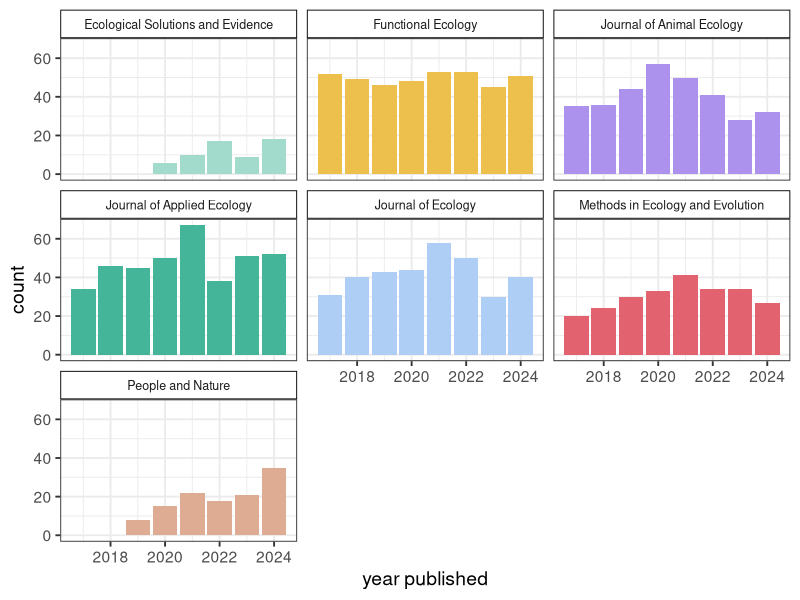
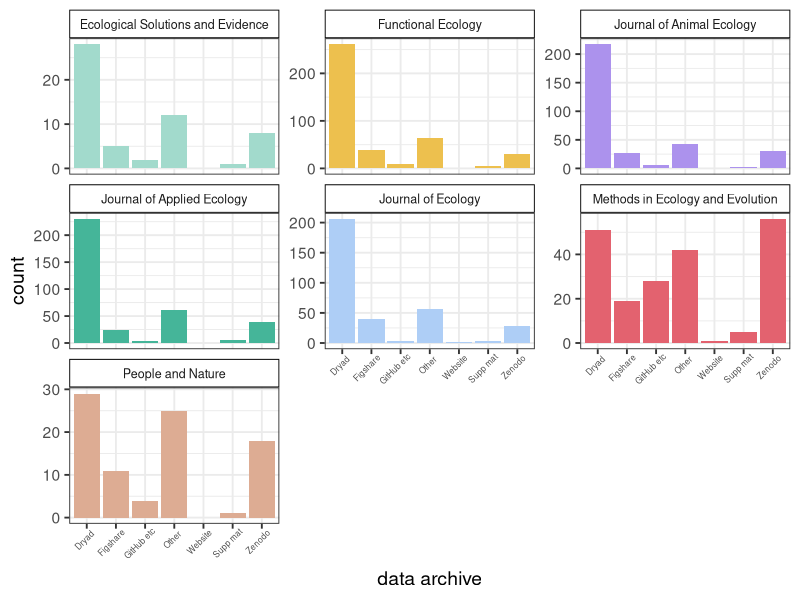
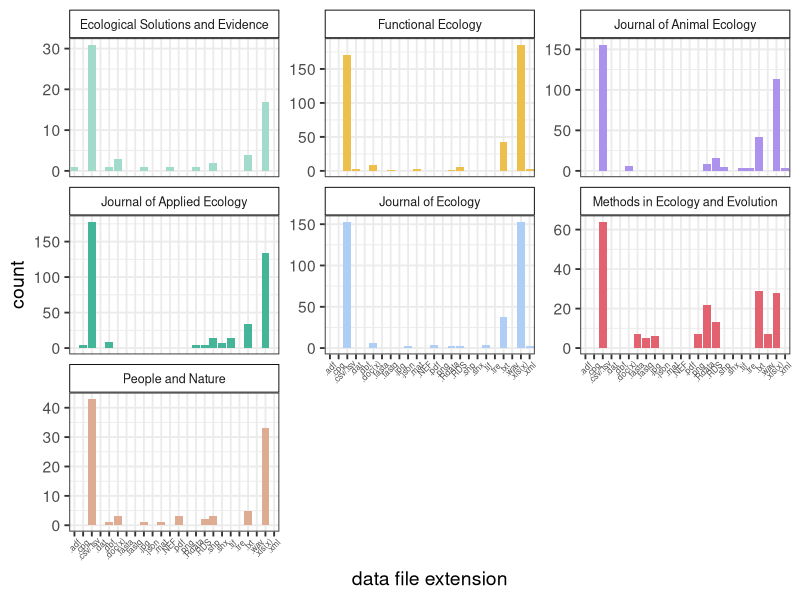
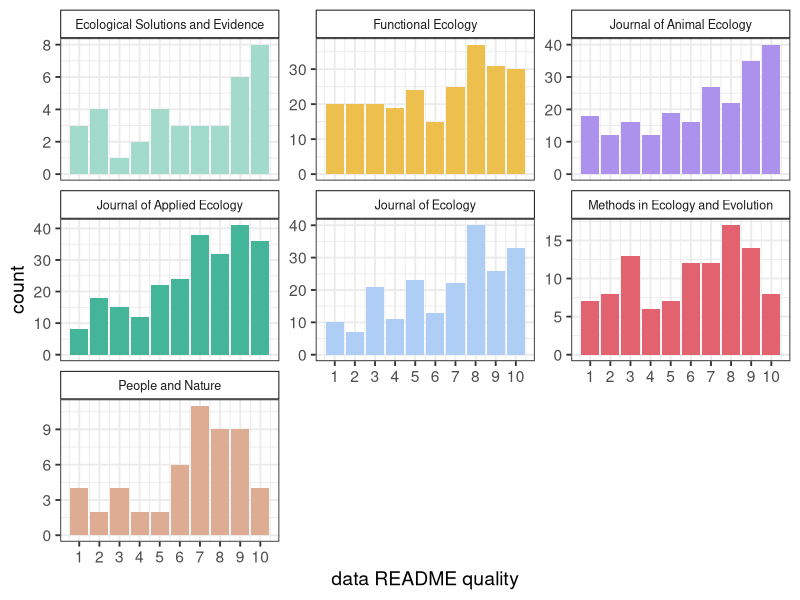
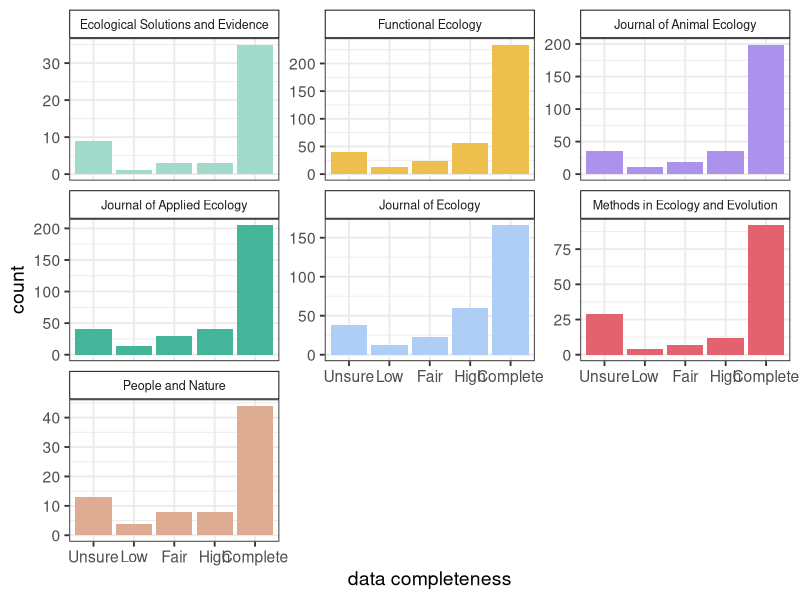
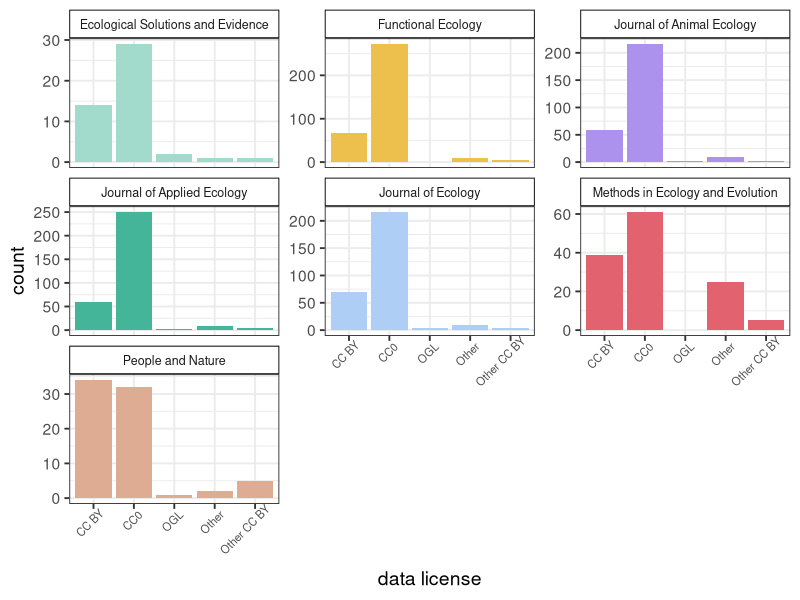
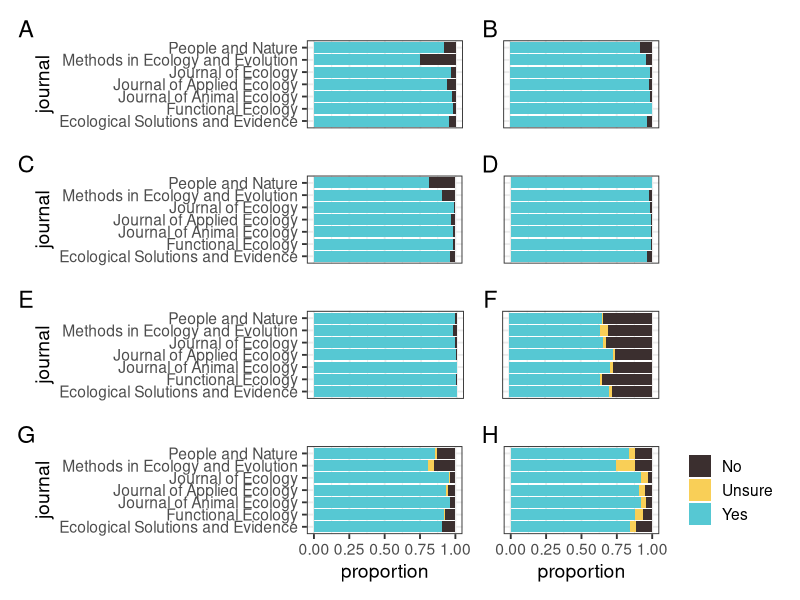
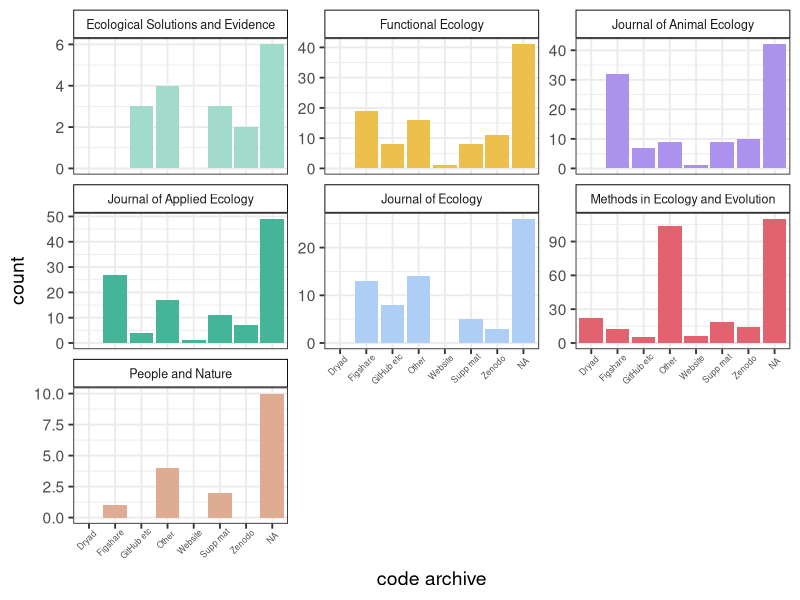

The R source for these figures, in order:
# Figures by journal for supplemental

# Load libraries
library(tidyverse)
library(patchwork)

# Build colour scheme for the journals
journal_cols <- c("#A2DACC", # ESE
                  "#EDC04E", # Functional Ecology
                  "#AC92ED", # J Animal Ecology
                  "#45B599", # J Applied Ecology
                  "#AECEF6", # J Ecology
                  "#e3626f", # MEE
                  "#DDAC93") # People and Nature

# Read in the data
papers <- read_csv("data/BES-data-code-hackathon-cleaned_2025-11-16.csv")

remove_x <- theme(axis.title.x=element_blank(),
                  axis.text.x=element_blank(),
                  axis.ticks.x=element_blank())

remove_y <- theme(axis.title.y=element_blank(),
                  axis.text.y=element_blank(),
                  axis.ticks.y=element_blank())
#-------------------------------------------------------------------------------
# Recode as appropriate to clean options up a bit
#------------------------------------------------------------------------------
papers <-
  papers %>%
  mutate(data_availability = case_when(data_availability == "No, but they are available on request" ~ "No",
                                     TRUE ~ as.character(data_availability))) %>%
  mutate(data_download = case_when(data_download == "No, because the data are embargoed" ~ "No",
                                   data_download == "Yes, but not all data" ~ "Yes",
                                   TRUE ~ as.character(data_download))) %>%
  mutate(data_open = case_when(data_open == "Needs specific software or too large" ~ "Maybe",
                               data_open == "Yes, but not all files" ~ "Yes",
                               TRUE ~ as.character(data_open))) %>%
  mutate(data_README = case_when(data_README == "Quasi-README" ~ "Yes",
                                 TRUE ~ as.character(data_README))) %>%
  mutate(data_doi = case_when(data_doi == "Yes, but not for all data archived" ~ "Yes",
                              data_doi == "Yes, but DOI not found/incorrect" ~ "No",
                              TRUE ~ as.character(data_doi))) %>%
  mutate(data_license = case_when(data_license == "Yes, but not for all data archived" ~ "Yes",
                                  TRUE ~ as.character(data_license))) %>%
  mutate(code_open = case_when(code_open == "Maybe if I had the right software" ~ "Maybe",
                               TRUE ~ as.character(code_open))) %>%
  mutate(code_doi = case_when(code_doi == "Yes, same as data" ~ "Yes",
                              TRUE ~ as.character(code_doi)))

#------------------------------------------------------------------------------
# 1. Papers per year
#--------------------
# Summarise papers per year per journal
paper_summary <-
  papers %>%
  group_by(journal, year_published) %>%
  summarise(count = n())

# Plot
ggplot(paper_summary, aes(x = year_published, y = count, fill = journal)) +
  geom_col() +
  theme_bw(base_size = 14) +
  scale_fill_manual(values = journal_cols) +
  theme(legend.position = "none") +
  facet_wrap(~ journal) +
  theme(strip.background = element_rect(colour = "black", fill = "white"), 
        strip.text.x = element_text(size = 9)) +
  xlab("year published") 

# Save figure
ggsave(file = "figures/supp-fig_journals-year.png", width = 8, height = 6)

#-------------------------------------------------------------------------------
# 2. How many papers have data?
#------------------------------
data_by_journal <- 
  papers %>% 
  group_by(journal, data_used)

A <- 
  ggplot(data_by_journal, aes(x = journal, fill = data_used)) + 
  geom_bar(position = "fill") + 
  coord_flip() + 
  scale_fill_manual(values = c("#3b2f2f", "#56c8d3")) +
  theme_bw(base_size = 14) +
  theme(legend.position = "none") +
  remove_x

#-------------------------------------------------------------------------------
# 3. Is the data mentioned in the Data Availability statement?
#--------------------------------------------------------------
data_avail_by_journal <- 
  papers %>% 
  filter(data_used == "Yes") %>% 
  select(journal, data_availability)

B <- 
  ggplot(data_avail_by_journal, aes(x = journal, fill = data_availability)) + 
  geom_bar(position = "fill") + 
  scale_fill_manual(values = c("#3b2f2f", "#56c8d3")) +
  coord_flip() + 
  theme_bw(base_size = 14) +
  theme(legend.position = "none") +
  remove_y +
  remove_x

#--------------------------------------------------------------
# 4. Where are the data archived?
#--------------------------------------------------------------
data_archive_by_journal <- 
  papers %>% 
  filter(data_used == "Yes") %>% 
  select(journal, data_archive) %>% 
  na.omit() %>%
  separate_longer_delim(cols = data_archive, delim = ";") %>%
  group_by(journal, data_archive) %>%
  summarise(count = n())

# split by journal
ggplot(data_archive_by_journal, aes(x = data_archive, y = count, fill = journal)) + 
  geom_col() + 
  theme_bw(base_size = 14) +
  # Remove legend title
  theme(legend.title = element_blank()) +
  scale_fill_manual(values = journal_cols) +
  facet_wrap(~journal, scales = "free_y") +
  theme(legend.position = "none") +
  theme(axis.text.x = element_text(angle = 45, size = 6, hjust = 0.8)) +
  theme(strip.background = element_rect(colour = "black", fill = "white"), 
        strip.text.x = element_text(size = 9)) +
  xlab("data archive") +
  scale_x_discrete(labels = c("Dryad", "Figshare", "GitHub etc", "Other", "Website", "Supp mat", "Zenodo"))

# Save figure
ggsave(file = "figures/supp-fig_journals-data-archive.png", width = 8, height = 6)

#--------------------------------------------------------------
# 5. Can the data be accessed via the link?
#--------------------------------------------------------------
data_link_by_journal <- 
  papers %>% 
  filter(data_used == "Yes") %>% 
  select(journal, data_link) %>% 
  na.omit()

C <- 
  ggplot(data_link_by_journal, aes(x = journal, fill = data_link)) + 
  geom_bar(position = "fill") + 
  scale_fill_manual(values = c("#3b2f2f", "#56c8d3")) +
  coord_flip() + 
  theme_bw(base_size = 14) +
  theme(legend.position = "none") +
  remove_x

#--------------------------------------------------------------
# 6. Can the data be downloaded?
#--------------------------------------------------------------
data_download_by_journal <- 
  papers %>% 
  filter(data_used == "Yes") %>% 
  select(journal, data_download) %>% 
  mutate(data_download = factor(data_download, levels = c("No", "No, because the data are embargoed",
                                                          "Yes, but not all data", "Yes" ))) %>%
  na.omit()

D <- 
  ggplot(data_download_by_journal, aes(x = journal, fill = data_download)) + 
  geom_bar(position = "fill") + 
  scale_fill_manual(values = c("#3b2f2f", "#56c8d3")) +
  coord_flip() + 
  theme_bw(base_size = 14) +
  theme(legend.position = "none") +
  remove_y +
  remove_x

#--------------------------------------------------------------
# 7. Can the data be opened?
#--------------------------------------------------------------
data_open_by_journal <- 
  papers %>% 
  filter(data_used == "Yes") %>% 
  select(journal, data_open) %>% 
  mutate(data_open = factor(data_open, levels = c("No", "Needs specific software or too large",
                                                  "Yes, but not all files", "Yes" ))) %>%
  na.omit()

E <- 
  ggplot(data_open_by_journal, aes(x = journal, fill = data_open)) + 
  geom_bar(position = "fill") + 
  scale_fill_manual(values = c( "#3b2f2f", "#56c8d3")) +
  coord_flip() + 
  theme_bw(base_size = 14) +
  theme(legend.position = "none") +
  remove_x

#--------------------------------------------------------------
# 8. What file extensions are the data stored in?
#--------------------------------------------------------------

# Top data 10 file extensions
summary_data_format <- 
  papers %>% 
  filter(data_used == "Yes") %>% 
  select(journal, data_format) %>%
  separate_longer_delim(cols = data_format, delim = ";") %>%
  na.omit() %>%
  group_by(journal, data_format) %>%
  summarise(count = n()) %>% 
  arrange(-count) %>% 
  slice(1:10)

ggplot(summary_data_format, aes(x = data_format, y = count, fill = journal)) +
  geom_col() +
  facet_wrap(~journal, scales = "free_y") +
  theme_bw(base_size = 14) +
  theme(strip.background = element_rect(colour = "black", fill = "white"), 
        strip.text.x = element_text(size = 9)) +
  xlab("data file extension") +
  scale_fill_manual(values = journal_cols) +
  theme(legend.position = "none") +
  theme(axis.text.x = element_text(angle = 45, size = 6, hjust = 0.8))

# Save figure
ggsave(file = "figures/supp-fig_journals-data-file-extension.png", width = 8, height = 6)

#--------------------------------------------------------------
# 9. Does the data have a readme?
#--------------------------------------------------------------
data_readme_by_journal <- 
  papers %>% 
  filter(data_used == "Yes") %>% 
  select(journal, data_README) %>%
  na.omit()

F <- 
  ggplot(data_readme_by_journal, aes(x = journal, fill = data_README)) + 
  geom_bar(position = "fill") + 
  scale_fill_manual(values = c( "#3b2f2f","#f9cf57", "#56c8d3")) +
  coord_flip() + 
  theme_bw(base_size = 14) +
  theme(legend.position = "none") +
  remove_y +
  remove_x

#--------------------------------------------------------------
# 10. How useful is the readme?
#--------------------------------------------------------------
data_readme_scale_by_journal <- 
  papers %>% 
  filter(data_used == "Yes") %>% 
  select(journal, data_README_scale) %>%
  na.omit()

ggplot(data_readme_scale_by_journal, aes(x = data_README_scale, fill = journal)) + 
  geom_bar() + 
  theme_bw(base_size = 14) +
  # Remove legend
  theme(legend.position = "none") +
  scale_fill_manual(values = journal_cols) +
  theme(strip.background = element_rect(colour = "black", fill = "white"), 
        strip.text.x = element_text(size = 9)) +
  facet_wrap(~journal, scales = "free_y") +
  xlab("data README quality") +
  scale_x_continuous(breaks = 1:10)

# Save figure
ggsave(file = "figures/supp-fig_journals-data-readme-quality.png", width = 8, height = 6)

# Average usefulness of README
data_readme_scale_by_journal %>% 
  group_by(journal) %>% 
  summarise(`Average README usefulness` = median(data_README_scale, na.rm = TRUE))

#--------------------------------------------------------------
# 11. How complete are the archived data?
#--------------------------------------------------------------
data_completeness_by_journal <- 
  papers %>% 
  filter(data_used == "Yes") %>% 
  select(journal, data_completeness) %>% 
  mutate(data_completeness = factor(data_completeness, levels = c("Unsure", "Low", "Fair", 
                                                                  "High", "Complete"))) %>%
  na.omit() 

ggplot(data_completeness_by_journal, aes(x = data_completeness, fill = journal)) + 
  geom_bar() + 
  theme_bw(base_size = 14) +
  # Remove legend
  theme(legend.position = "none") +
  scale_fill_manual(values = journal_cols) +
  theme(strip.background = element_rect(colour = "black", fill = "white"), 
        strip.text.x = element_text(size = 9)) +
  facet_wrap(~journal, scales = "free_y") +
  xlab("data completeness")

# Save figure
ggsave(file = "figures/supp-fig_journals-data-completeness.png", width = 8, height = 6)

#--------------------------------------------------------------
# 12. Does the data have a DOI?
#--------------------------------------------------------------
data_doi_by_journal <- 
  papers %>% 
  filter(data_used == "Yes") %>% 
  select(journal, data_doi) %>% 
  na.omit() 

G <- 
  ggplot(data_doi_by_journal, aes(x = journal, fill = data_doi)) + 
  geom_bar(position = "fill") + 
  coord_flip() + 
  theme_bw(base_size = 14) +
  # Remove legend title
  theme(legend.title = element_blank()) +
  ylab("proportion") +
  theme(legend.position = "none") +
  scale_fill_manual(values = c( "#3b2f2f","#f9cf57", "#56c8d3"))

#--------------------------------------------------------------
# 13. Does the data have a license?
#--------------------------------------------------------------
data_license_by_journal <- 
  papers %>% 
  filter(data_used == "Yes") %>% 
  select(journal, data_license) %>% 
  mutate(data_license = factor(data_license, levels = c("No", "Unsure", "Yes, but not for all data archived", "Yes"))) %>%
  na.omit() 

H <- 
  ggplot(data_license_by_journal, aes(x = journal, fill = data_license)) + 
  geom_bar(position = "fill") + 
  scale_fill_manual(values = c( "#3b2f2f", "#f9cf57", "#56c8d3")) +
  coord_flip() + 
  theme_bw(base_size = 14) +
  ylab("proportion") +
  # Remove legend title
  theme(legend.title = element_blank()) +
  remove_y

#--------------------------------------------------------------
# 14. If it does have a license what type?
#--------------------------------------------------------------
data_license_type_by_journal <- 
  papers %>% 
  filter(data_used == "Yes" & data_license_type != "No") %>% 
  select(journal, data_license_type) %>% 
  mutate(data_license_type = case_when(data_license_type == "CC BY derivatives" ~ "Other CC BY",
                                       TRUE ~ as.character(data_license_type))) %>%
  na.omit() 

ggplot(data_license_type_by_journal, aes(fill = journal, x = data_license_type)) + 
  geom_bar() + 
  theme_bw(base_size = 14) +
  # Remove legend
  theme(legend.position = "none") +
  scale_fill_manual(values = journal_cols) +
  theme(strip.background = element_rect(colour = "black", fill = "white"), 
        strip.text.x = element_text(size = 9)) +
  facet_wrap(~journal, scales = "free_y") +
  xlab("data license") +
  theme(axis.text.x = element_text(angle = 45, size = 8, hjust = 0.8, ))

# Save figure
ggsave(file = "figures/supp-fig_journals-data-license.png", width = 8, height = 6)

#--------------------------------------------------------------
# Combine plots
#--------------------------------------------------------------

(A + B) / (C + D) / (E + F) + (G + H) + plot_annotation(tag_levels = "A")

# Save figure
ggsave(file = "figures/supp-fig_journals-data-variables.png", width = 8, height = 8)

#------------------------------
# CODE
#------------------------------------------------------------------------------
# 2. How many papers have code?
#------------------------------
code_by_journal <- 
  papers %>% 
  group_by(journal, code_used)

A1 <- 
  ggplot(code_by_journal, aes(x = journal, fill = code_used)) + 
  geom_bar(position = "fill") + 
  coord_flip() + 
  scale_fill_manual(values = c("#3b2f2f", "#f9cf57", "#56c8d3")) +
  theme_bw(base_size = 14) +
  theme(legend.position = "none") +
  remove_x

#-------------------------------------------------------------------------------
# 3. Is the code mentioned in the Data Availability statement?
#--------------------------------------------------------------
code_avail_by_journal <- 
  papers %>% 
  filter(code_used == "Yes") %>% 
  select(journal, code_availability) %>%
  na.omit()

B1 <- 
  ggplot(code_avail_by_journal, aes(x = journal, fill = code_availability)) + 
  geom_bar(position = "fill") + 
  scale_fill_manual(values = c("#3b2f2f", "#56c8d3")) +
  coord_flip() + 
  theme_bw(base_size = 14) +
  theme(legend.position = "none") +
  remove_y +
  remove_x
#--------------------------------------------------------------
# 4. Where are the code archived?
#--------------------------------------------------------------
code_archive_by_journal <- 
  papers %>% 
  filter(code_used == "Yes") %>% 
  select(journal, code_archive) %>% 
  na.omit() %>%
  separate_longer_delim(cols = code_archive, delim = ";") %>%
  group_by(journal, code_archive) %>%
  summarise(count = n())

# split by journal
ggplot(code_archive_by_journal, aes(x = code_archive, y = count, fill = journal)) + 
  geom_col() + 
  theme_bw(base_size = 14) +
  # Remove legend title
  theme(legend.title = element_blank()) +
  scale_fill_manual(values = journal_cols) +
  facet_wrap(~journal, scales = "free_y") +
  theme(legend.position = "none") +
  theme(axis.text.x = element_text(angle = 45, size = 6, hjust = 0.8)) +
  theme(strip.background = element_rect(colour = "black", fill = "white"), 
        strip.text.x = element_text(size = 9)) +
  xlab("code archive") +
  scale_x_discrete(labels = c("Dryad", "Figshare", "GitHub etc", "Other", "Website", "Supp mat", "Zenodo"))

# Save figure
ggsave(file = "figures/supp-fig_journals-code-archive.png", width = 8, height = 6)
  
#--------------------------------------------------------------
# 5. Can the code be accessed via the link?
#--------------------------------------------------------------
code_link_by_journal <- 
  papers %>% 
  filter(code_used == "Yes") %>% 
  select(journal, code_link) %>% 
  na.omit()

C1 <- 
  ggplot(code_link_by_journal, aes(x = journal, fill = code_link)) + 
  geom_bar(position = "fill") + 
  scale_fill_manual(values = c("#3b2f2f", "#56c8d3")) +
  coord_flip() + 
  theme_bw(base_size = 14) +
  theme(legend.position = "none") +
  remove_x

#--------------------------------------------------------------
# 6. Can the code be downloaded?
#--------------------------------------------------------------
code_download_by_journal <- 
  papers %>% 
  filter(code_used == "Yes") %>% 
  select(journal, code_download) %>% 
  mutate(code_download = factor(code_download, levels = c("No", "No, because the code are embargoed",
                                                          "Yes, but not all code", "Yes" ))) %>%
  na.omit()

D1 <- 
  ggplot(code_download_by_journal, aes(x = journal, fill = code_download)) + 
  geom_bar(position = "fill") + 
  scale_fill_manual(values = c("#3b2f2f", "#56c8d3")) +
  coord_flip() + 
  theme_bw(base_size = 14) +
  theme(legend.position = "none") +
  remove_y +
  remove_x

#--------------------------------------------------------------
# 7. Can the code be opened?
#--------------------------------------------------------------
code_open_by_journal <- 
  papers %>% 
  filter(code_used == "Yes") %>% 
  select(journal, code_open) %>% 
  mutate(code_open = factor(code_open, levels = c("No", "Needs specific software or too large",
                                                  "Yes, but not all files", "Yes" ))) %>%
  na.omit()

E1 <- 
  ggplot(code_open_by_journal, aes(x = journal, fill = code_open)) + 
  geom_bar(position = "fill") + 
  scale_fill_manual(values = c( "#3b2f2f", "#56c8d3")) +
  coord_flip() + 
  theme_bw(base_size = 14) +
  theme(legend.position = "none") +
  remove_x

#--------------------------------------------------------------
# 8. What file extensions are the code stored in?
#--------------------------------------------------------------

# Top code 10 file extensions
summary_code_format <- 
  papers %>% 
  filter(code_used == "Yes") %>% 
  select(journal, code_format) %>%
  separate_longer_delim(cols = code_format, delim = ";") %>%
  na.omit() %>%
  group_by(journal, code_format) %>%
  summarise(count = n()) %>% 
  arrange(-count) %>% 
  slice(1:10)

ggplot(summary_code_format, aes(x = code_format, y = count, fill = journal)) +
 geom_col() +
  facet_wrap(~journal, scales = "free_y") +
  theme_bw(base_size = 14) +
  theme(strip.background = element_rect(colour = "black", fill = "white"), 
        strip.text.x = element_text(size = 9)) +
  xlab("code file extension") +
  scale_fill_manual(values = journal_cols) +
  theme(legend.position = "none") +
  theme(axis.text.x = element_text(angle = 45, size = 6, hjust = 0.8, ))

# Save figure
ggsave(file = "figures/supp-fig_journals-code-file-extension.png", width = 8, height = 6)

#--------------------------------------------------------------
# 9. Does the code have a readme?
#--------------------------------------------------------------
code_readme_by_journal <- 
  papers %>% 
  filter(code_used == "Yes") %>% 
  select(journal, code_README) %>%
  mutate(code_README = case_when(code_README == "Quasi-README" ~ "Yes",
                                 TRUE ~ as.character(code_README))) %>%
  na.omit()

F1 <- 
  ggplot(code_readme_by_journal, aes(x = journal, fill = code_README)) + 
  geom_bar(position = "fill") + 
  scale_fill_manual(values = c( "#3b2f2f", "#56c8d3")) +
  coord_flip() + 
  theme_bw(base_size = 14) +
  theme(legend.position = "none") +
  remove_y +
  remove_x

#--------------------------------------------------------------
# 10. How useful is the readme?
#--------------------------------------------------------------
code_readme_scale_by_journal <- 
  papers %>% 
  filter(code_used == "Yes") %>% 
  select(journal, code_README_scale) %>%
  na.omit()

ggplot(code_readme_scale_by_journal, aes(x = code_README_scale, fill = journal)) + 
  geom_bar() + 
  theme_bw(base_size = 14) +
  # Remove legend
  theme(legend.position = "none") +
  scale_fill_manual(values = journal_cols) +
  theme(strip.background = element_rect(colour = "black", fill = "white"), 
        strip.text.x = element_text(size = 9)) +
  facet_wrap(~journal, scales = "free_y") +
  xlab("code README quality") +
  scale_x_continuous(breaks = 1:10)

# Save figure
ggsave(file = "figures/supp-fig_journals-code-readme-quality.png", width = 8, height = 6)

# Average usefulness of README
code_readme_scale_by_journal %>% 
  group_by(journal) %>% 
  summarise(`Average README usefulness` = median(code_README_scale, na.rm = TRUE))

#--------------------------------------------------------------
# 11. How well annotated are the archived code?
#--------------------------------------------------------------
code_annotation_by_journal <- 
  papers %>% 
  filter(code_used == "Yes") %>% 
  select(journal, code_annotation_scale) %>%
  na.omit()

ggplot(code_annotation_by_journal, aes(x = code_annotation_scale, fill = journal)) + 
  geom_bar() + 
  geom_bar() + 
  theme_bw(base_size = 14) +
  # Remove legend
  theme(legend.position = "none") +
  scale_fill_manual(values = journal_cols) +
  theme(strip.background = element_rect(colour = "black", fill = "white"), 
        strip.text.x = element_text(size = 9)) +
  facet_wrap(~journal, scales = "free_y") +
  xlab("code annotation") +
  scale_x_continuous(breaks = 1:10)

# Save figure
ggsave(file = "figures/supp-fig_journals-code-annotation.png", width = 8, height = 6)

# Average completeness of annotation
code_annotation_by_journal %>% 
  group_by(journal) %>% 
  summarise(`Average annotation` = median(code_annotation_scale, na.rm = TRUE)) %>% 
  arrange(-`Average annotation`) 
#--------------------------------------------------------------
# 12. Does the code have a DOI?
#--------------------------------------------------------------
code_doi_by_journal <- 
  papers %>% 
  filter(code_used == "Yes") %>% 
  select(journal, code_doi) %>% 
  na.omit() 

G1 <- 
  ggplot(code_doi_by_journal, aes(x = journal, fill = code_doi)) + 
  geom_bar(position = "fill") + 
  coord_flip() + 
  theme_bw(base_size = 14) +
  # Remove legend title
  theme(legend.title = element_blank()) +
  ylab("proportion") +
  theme(legend.position = "none") +
  scale_fill_manual(values = c( "#3b2f2f","#f9cf57", "#56c8d3"))

#--------------------------------------------------------------
# 13. Does the code have a license?
#--------------------------------------------------------------
code_license_by_journal <- 
  papers %>% 
  filter(code_used == "Yes") %>% 
  select(journal, code_license) %>% 
  mutate(code_license = factor(code_license, levels = c("No", "Unsure", "Yes, but not for all code archived", "Yes"))) %>%
  na.omit() 

H1 <- 
  ggplot(code_license_by_journal, aes(x = journal, fill = code_license)) + 
  geom_bar(position = "fill") + 
  scale_fill_manual(values = c( "#3b2f2f", "#f9cf57", "#56c8d3")) +
  coord_flip() + 
  theme_bw(base_size = 14) +
  ylab("proportion") +
  # Remove legend title
  theme(legend.title = element_blank()) +
  remove_y

#--------------------------------------------------------------
# 14. If it does have a license what type?
#--------------------------------------------------------------
code_license_type_by_journal <- 
  papers %>% 
  filter(code_used == "Yes" & code_license_type != "No") %>% 
  select(journal, code_license_type) %>% 
  mutate(code_license_type = case_when(code_license_type == "CC BY derivatives" ~ "Other CC BY",
                                  TRUE ~ as.character(code_license_type))) %>%
  na.omit() 

ggplot(code_license_type_by_journal, aes(fill = journal, x = code_license_type)) + 
  geom_bar() + 
  theme_bw(base_size = 14) +
  # Remove legend
  theme(legend.position = "none") +
  scale_fill_manual(values = journal_cols) +
  theme(strip.background = element_rect(colour = "black", fill = "white"), 
        strip.text.x = element_text(size = 9)) +
  facet_wrap(~journal, scales = "free_y") +
  xlab("code license") +
  theme(axis.text.x = element_text(angle = 45, size = 8, hjust = 0.8))

# Save figure
ggsave(file = "figures/supp-fig_journals-code-license.png", width = 8, height = 6)


#--------------------------------------------------------------
# 15. What language is the code in?

# Top code 10 languages
summary_code_language <- 
  papers %>% 
  filter(code_used == "Yes") %>% 
  select(journal, code_language) %>%
  separate_longer_delim(cols = code_language, delim = ";") %>%
  na.omit() %>%
  group_by(journal, code_language) %>%
  summarise(count = n()) %>% 
  arrange(-count) %>% 
  slice(1:10)

ggplot(summary_code_language, aes(fill = journal, x = code_language, y = count)) + 
  geom_col() + 
  theme_bw(base_size = 14) +
  # Remove legend
  theme(legend.position = "none") +
  scale_fill_manual(values = journal_cols) +
  theme(strip.background = element_rect(colour = "black", fill = "white"), 
        strip.text.x = element_text(size = 9)) +
  facet_wrap(~journal, scales = "free_y") +
  xlab("programming language") +
  theme(axis.text.x = element_text(angle = 45, size = 8, hjust = 0.8))

# Save figure
ggsave(file = "figures/supp-fig_journals-code-language.png", width = 8, height = 6)

#--------------------------------------------------------------
# Combine plots
#--------------------------------------------------------------

(A1 + B1) / (C1 + D1) / (E1 + F1) + (G1 + H1) + plot_annotation(tag_levels = "A")

# Save figure
ggsave(file = "figures/supp-fig_journals-code-variables.png", width = 8, height = 8)

#--------------------------------------------------------------
